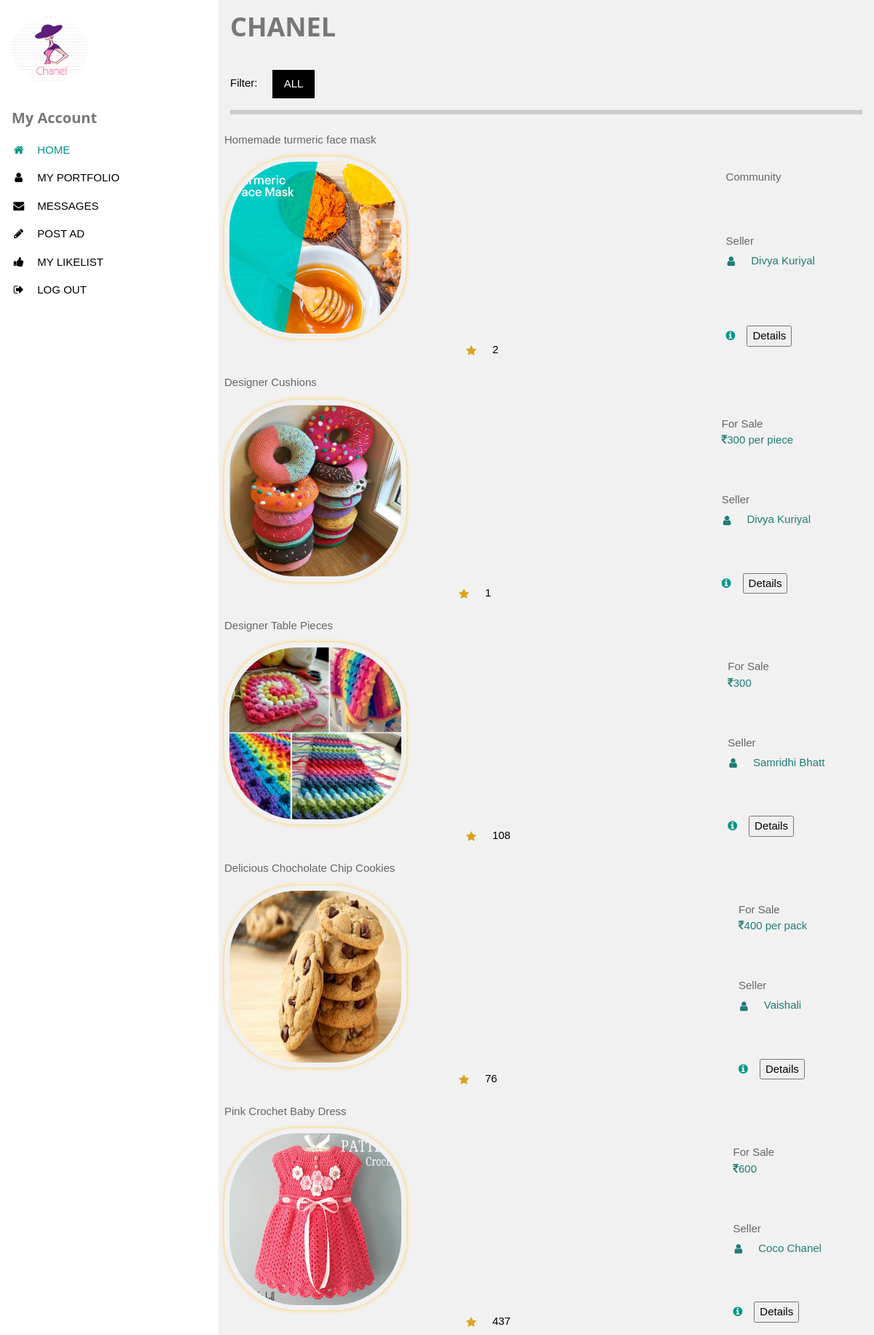
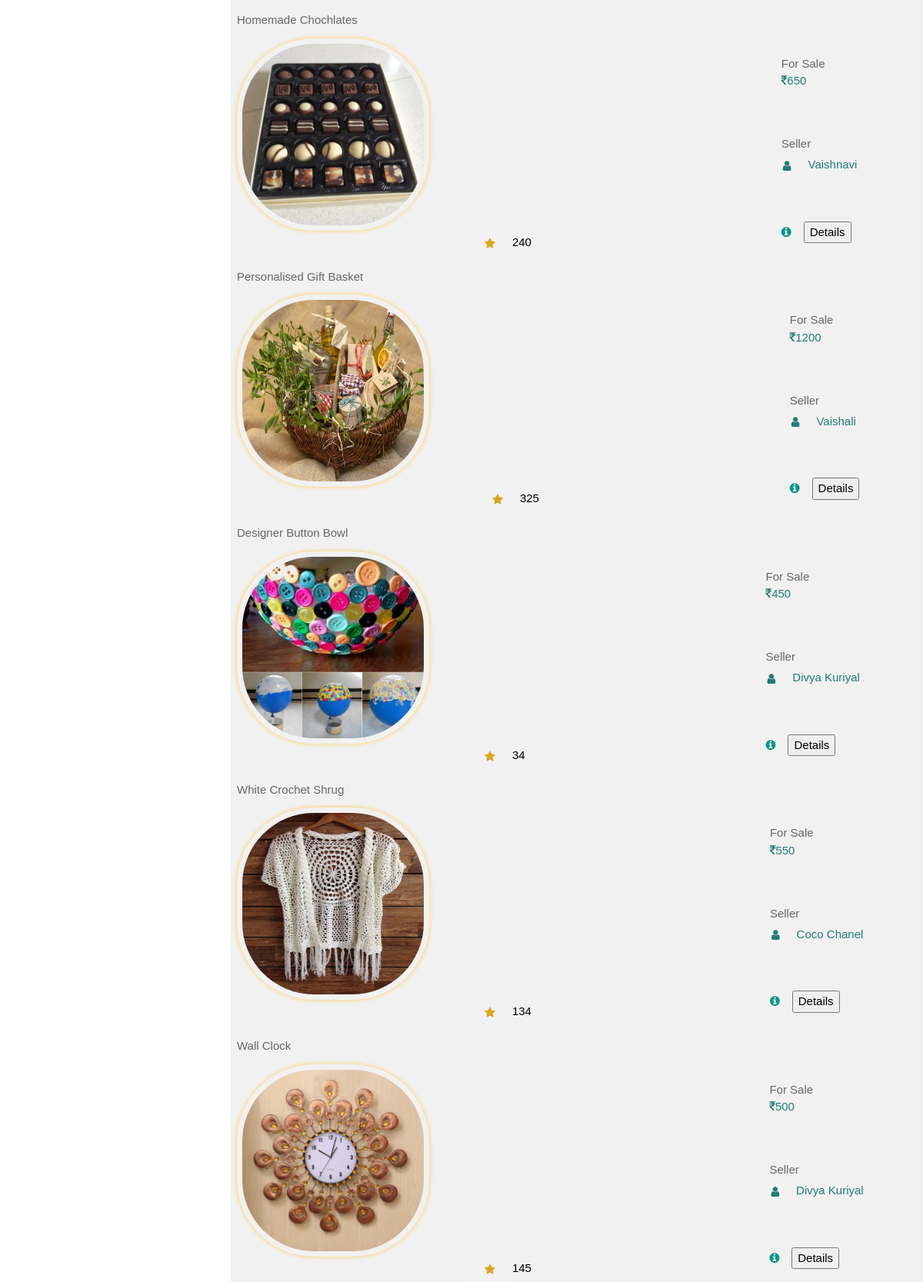
/dispAds.php (signed in, upper part), run on the app's committed database (2 pictures, top to bottom).
### tables this page shows
CREATE TABLE `post` (
  `post_id` int(10) unsigned NOT NULL AUTO_INCREMENT,
  `user_id` int(10) NOT NULL,
  `title` varchar(100) NOT NULL,
  `type_id` int(1) DEFAULT NULL,
  `post_img` varchar(60) NOT NULL,
  `category_id` int(2) DEFAULT NULL,
  `price` varchar(20) DEFAULT NULL,
  `post_des` longtext,
  `post_date` datetime NOT NULL,
  `likes` int(10) unsigned DEFAULT NULL,
  PRIMARY KEY (`post_id`)
);

CREATE TABLE `personal_det` (
  `user_id` int(10) unsigned NOT NULL AUTO_INCREMENT,
  `user_Name` varchar(45) NOT NULL,
  `Sex` enum('F','M','O') NOT NULL,
  `emaiLId` varchar(50) NOT NULL,
  `pass` varchar(45) NOT NULL,
  `contactNo` varchar(45) DEFAULT NULL,
  `loc` varchar(50) DEFAULT NULL,
  `registration_date` datetime NOT NULL,
  PRIMARY KEY (`user_id`)
);

### includes/user_session.php (called while the page is built, shortened)
<?php
$loged_user=$_SESSION['users'];
$con1=mysqli_connect(DB_HOST,DB_USER,DB_PASSWORD,DB_NAME) or die("Failed to connect to database: " . mysqli_error($con1));
$quex="SELECT * from personal_det where user_Name='$loged_user' ";
$rowb=mysqli_query($con1,$quex) or die(mysqli_error($con1));
$id = mysqli_fetch_array($rowb);
$userid=$id[user_id];
?>

### dispAds.php (the view, shortened to what this page needs)
<?php
require_once("includes/user_session.php");
$con=mysqli_connect(DB_HOST,DB_USER,DB_PASSWORD,DB_NAME) or die("Failed to connect to database: " . mysqli_error($con));
$query=" Select * from post JOIN personal_det on post.user_id=personal_det.user_id order by post_date DESC";
$userad=mysqli_query($con,$query);
 ?>
<!DOCTYPE html>
<html>
<link rel="stylesheet" href="https://cdnjs.cloudflare.com/ajax/libs/font-awesome/4.7.0/css/font-awesome.min.css">
<link rel="stylesheet" href="includes/w3-style.css">
   <body>
       <div class="w3-main" style="margin-left:300px">
<div id="body">
    <?php
$total_recs=mysqli_num_rows($userad);
	if($total_recs == 0)
	 {
		echo "Sorry nothing is posted yet in this category";
		exit;
	 }
else {
 while($rec=mysqli_fetch_array($userad)){
     $pst=$rec['post_id'];
     $results = mysqli_query($con, "SELECT * FROM likes WHERE user_id='$userid' AND post_id='$pst' ") or die(mysqli_error($con));
     ?>
<table width="100%" cellspacing="4" cellpadding="4" id="table">
  <tr >
    <td colspan="2" class="adtitle"><span style="color:#666;"><?php echo $rec['title']; ?></span></td>
  </tr>
  <tr>
    <td rowspan="3" id="adpic"><img src="<?php echo ucwords($rec['post_img']);?>"
     alt="pic" style="border-radius:40%; height:250px; width:250px; padding:7px; -webkit-box-shadow:  0px 0px 5px 1px #FFD57D;
     box-shadow:  0px 0px 5px 1px #FFD57D; "/>
    <?php if (mysqli_num_rows($results) == 1 ): ?>
                                                <div style="margin-left:260px">
						<button title="Liked" style="margin-left:50px;background-color:#f2f2f2;border:none"><i class="fa fa-star w3-button" style="color:goldenrod"></i></button><?php echo $rec['likes']; ?>
                                                </div>
					<?php else: ?>
                                                 <form action="likes.php" method="post" style="margin-left:300px">
                                                <button title="Like this post" type="submit" style="background-color:#f2f2f2;border:none"><i class="fa fa-star w3-button" style="color:goldenrod"></i></button><?php echo $rec['likes']; ?>
                                                </form>
                                  <?php endif ?>
    <?php if($rec['type_id']==1){ echo'
    <td class="adbg" ><span style="color:#666;margin-left:220px">For Sale<br/><span style="color:#217c76;margin-left:220px"><i class="fa fa-inr"></i>'; echo $rec['price'];echo'</span></span></td>
    '; }
 else {
    echo'
     <td class="adbg" ><span style="color:#666;margin-left:220px">Community</span></td>';
 }?>
  </tr>
  <td> <form action="myAds.php" method="post">
         <span style="color:#666;margin-left:220px">Seller<br/><span style="color:#217c76;margin-left:200px"><button title="Seller Portfolio" type="submit" style="background-color:#f2f2f2;border:none;color:#217c76"><i class="fa fa-user w3-button"></i></button><?php echo $rec['user_Name']; ?>
             </span></span>
                 </form>
  </td>
        <tr>
      <td> <form id="details" method="post" action="dispPost.php">
        <i class="w3-padding w3-text-teal fa fa-info-circle" style="margin-left:204px"></i><input type="submit" name="details" value="Details"/>
          </form>
    </td>
  </tr>
</table>
 <?php }
   } ?>
    </div>
       </div>
</body>
</html>

### includes/w3-style.css (style rules this page uses)
html { box-sizing:border-box }
*,*:before,*:after { box-sizing:inherit }
html { -ms-text-size-adjust:100%;-webkit-text-size-adjust:100% }
body { margin:0 }
article,aside,details,figcaption,figure,footer,header,main,menu,nav,section,summary { display:block }
a { background-color:transparent;-webkit-text-decoration-skip:objects }
img { border-style:none }
button,input,select,textarea { font:inherit;margin:0 }
button,input { overflow:visible }
button,select { text-transform:none }
button,html [type=button],[type=reset],[type=submit] { -webkit-appearance:button }
html,body { font-family:Verdana,sans-serif;font-size:15px;line-height:1.5 }
html { overflow-x:hidden }
h1 { font-size:36px }
h4 { font-size:20px }
h1,h2,h3,h4,h5,h6 { font-family:"Segoe UI",Arial,sans-serif;font-weight:400;margin:10px 0 }
img { vertical-align:middle }
a { color:inherit }
.w3-btn,.w3-button { border:none;display:inline-block;padding:8px 16px;vertical-align:middle;overflow:hidden;text-decoration:none;color:inherit;background-color:inherit;text-align:center;cursor:pointer;white-space:nowrap }
.w3-btn,.w3-button { -webkit-touch-callout:none;-webkit-user-select:none;-khtml-user-select:none;-moz-user-select:none;-ms-user-select:none;user-select:none }
.w3-sidebar { height:100%;width:200px;background-color:#fff;position:fixed!important;z-index:1;overflow:auto }
.w3-main,#main { transition:margin-left .4s }
.w3-bar-block .w3-bar-item { width:100%;display:block;padding:8px 16px;text-align:left;border:none;white-space:normal;float:none;outline:0 }
.w3-container:after,.w3-container:before,.w3-panel:after,.w3-panel:before,.w3-row:after,.w3-row:before,.w3-row-padding:after,.w3-row-padding:before, .w3-cell-row:before,.w3-cell-row:after,.w3-clear:after,.w3-clear:before,.w3-bar:before,.w3-bar:after { content:"";display:table;clear:both }
.w3-content { max-width:980px;margin:auto }
@media (min-width:993px) { .w3-sidebar.w3-collapse { display:block!important } }
.w3-round,.w3-round-medium { border-radius:4px }
.w3-container,.w3-panel { padding:0.01em 16px }
.w3-animate-left { position:relative;animation:animateleft 0.4s }
.w3-bottombar { border-bottom:6px solid #ccc!important }
.w3-section,.w3-code { margin-top:16px!important;margin-bottom:16px!important }
.w3-margin-right { margin-right:16px!important }
.w3-padding { padding:8px 16px!important }
.w3-padding-16 { padding-top:16px!important;padding-bottom:16px!important }
.w3-white,.w3-hover-white:hover { color:#000!important;background-color:#fff!important }
.w3-black,.w3-hover-black:hover { color:#fff!important;background-color:#000!important }
.w3-light-grey,.w3-hover-light-grey:hover,.w3-light-gray,.w3-hover-light-gray:hover { color:#000!important;background-color:#f1f1f1!important }
.w3-text-teal,.w3-hover-text-teal:hover { color:#009688!important }

### data on the page
post: title "Homemade turmeric face mask", post_img (picture), likes "2", shows "Community", user.user_Name "Divya Kuriyal"
post: title "Designer Cushions", post_img (picture), likes "1", price "300 per piece", user.user_Name "Divya Kuriyal"
post: title "Designer Table Pieces", post_img (picture), likes "108", price "300", user.user_Name "Samridhi Bhatt"
post: title "Delicious Chocholate Chip Cookies", post_img (picture), likes "76", price "400 per pack", user.user_Name "Vaishali"
post: title "Pink Crochet Baby Dress", post_img (picture), likes "437", price "600", user.user_Name "Coco Chanel"
post: title "Homemade Chochlates", post_img (picture), likes "240", price "650", user.user_Name "Vaishnavi"
post: title "Personalised Gift Basket", post_img (picture), likes "325", price "1200", user.user_Name "Vaishali"
post: title "Designer Button Bowl", post_img (picture), likes "34", price "450", user.user_Name "Divya Kuriyal"
post: title "White Crochet Shrug", post_img (picture), likes "134", price "550", user.user_Name "Coco Chanel"
post: title "Wall Clock", post_img (picture), likes "145", price "500", user.user_Name "Divya Kuriyal"
